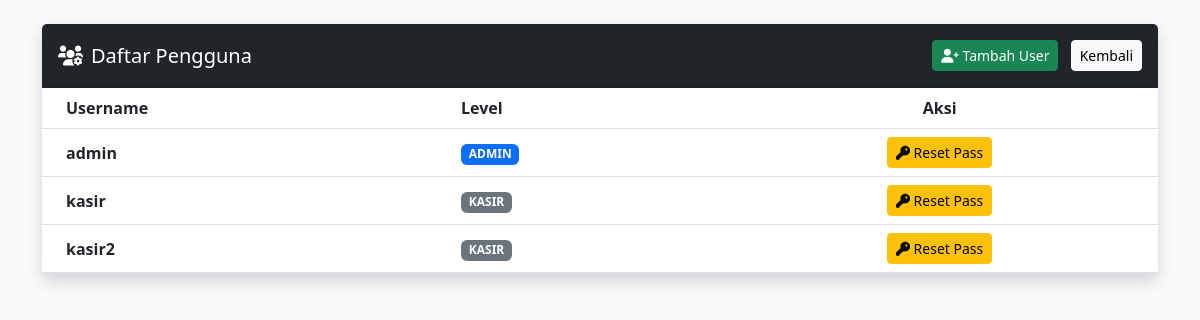
Screenshot of /list_user.php (signed in) with the database file from the repository.
### tables this page shows
CREATE TABLE `users` (
  `id` int(11) NOT NULL,
  `username` varchar(50) NOT NULL,
  `password` varchar(255) NOT NULL,
  `level` enum('admin','kasir') NOT NULL
);

### list_user.php (the view, shortened to what this page needs)
<?php
include 'koneksi.php';
?>
<!DOCTYPE html>
<html>
<head>
    <link href="https://cdn.jsdelivr.net/npm/bootstrap@5.3.0/dist/css/bootstrap.min.css" rel="stylesheet">
    <link rel="stylesheet" href="https://cdnjs.cloudflare.com/ajax/libs/font-awesome/6.0.0/css/all.min.css">
</head>
<body class="bg-light p-4">
<div class="container">
    <div class="card shadow border-0">
        <div class="card-header bg-dark text-white d-flex justify-content-between align-items-center py-3">
            <h5 class="mb-0"><i class="fas fa-users-cog me-2"></i>Daftar Pengguna</h5>
            <div>
                <button class="btn btn-success btn-sm me-2" data-bs-toggle="modal" data-bs-target="#modalAddUser">
                    <i class="fas fa-user-plus"></i> Tambah User
                </button>
                <a href="main_menu.php" class="btn btn-sm btn-light">Kembali</a>
            </div>
        </div>
        <table class="table table-hover mb-0 align-middle">
            <thead>
                <tr>
                    <th class="ps-4">Username</th>
                    <th>Level</th>
                    <th class="text-center">Aksi</th>
                </tr>
            </thead>
            <tbody>
                <?php
                $res = mysqli_query($koneksi, "SELECT * FROM users ORDER BY level ASC");
                while($u = mysqli_fetch_assoc($res)) {
                    ?>
                    <tr>
                        <td class="ps-4"><b><?php echo $u['username']; ?></b></td>
                        <td>
                            <span class="badge <?php echo ($u['level'] == 'admin') ? 'bg-primary' : 'bg-secondary'; ?>">
                                <?php echo strtoupper($u['level']); ?>
                            </span>
                        </td>
                        <td class="text-center">
                            <button class="btn btn-sm btn-warning" data-bs-toggle="modal" data-bs-target="#reset<?php echo $u['id']; ?>">
                                <i class="fas fa-key"></i> Reset Pass
                            </button>
                        </td>
                    </tr>
                <?php } ?>
            </tbody>
        </table>
    </div>
</div>
</body>
</html>

### rows the page displays
users: username "admin", level "ADMIN"
users: username "kasir", level "KASIR"
users: username "kasir2", level "KASIR"
